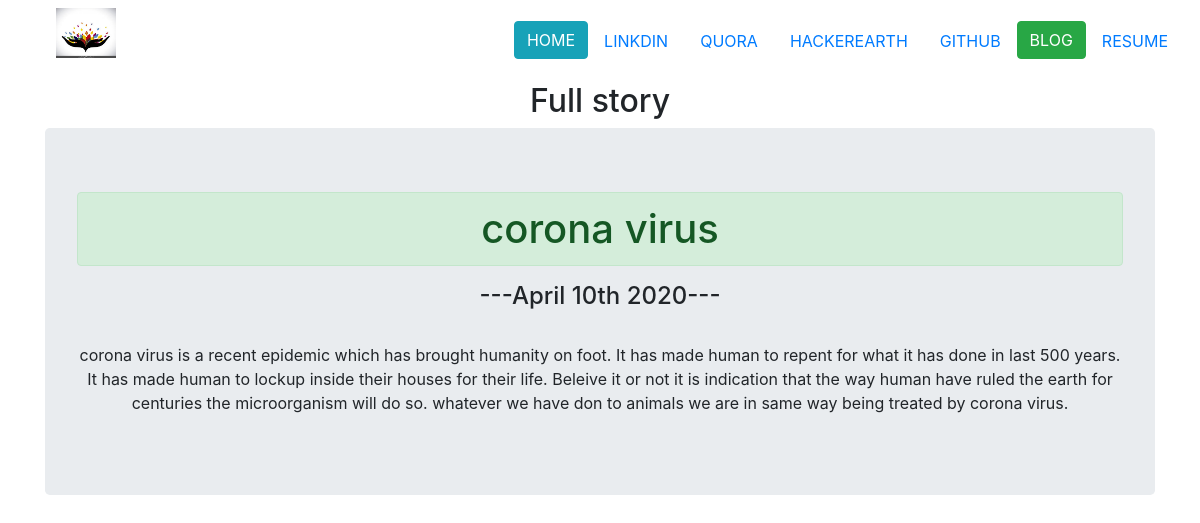
Page /blog/3/ on the committed database.
### blog/models.py (models this page shows, shortened)
class project_blog(models.Model): # this class inherit from model class
		title=models.CharField(max_length=200) #in paranthesis we can specify words in title
		description=models.TextField(max_length=1000)
		date=models.DateField()
		""" , height_field=None, width_field=None, max_length=100 """

### blog/views.py (the view)
# urls.py: path('<int:blog_id>/', views.detail,name='detail'), # irst argument say that if anyone pass a integer a
def detail(request,blog_id): #blog_id is integer that is present after /blog/
	blog=get_object_or_404(project_blog,pk=blog_id) #project_blog is name of class and pk is primary key
	return render(request,'blog/detail.html',{'blog':blog})

### blog/templates/blog/detail.html
{% extends 'portfolia/base.html' %}
{% block content%}
			<h2>Full story</h2>
			<div class="jumbotron text-center">
			<h1 class="alert alert-success">{{blog.title}}</h1>
			<h4>---{{blog.date|date:"F jS Y"}}---</h4>
			<br>
			<p>{{blog.description|safe}}</p>
			</div>
{% endblock %}

### rows in the picture
project_blog: title "corona virus", date "April 10th 2020", description "corona virus is a recent epidemic which has brought humanity on foot. It has made human to repent for what it has done in last 500 years. It has made human to lockup inside their houses for their life. Beleive it or not it is indication that the way human have ruled the earth for centuries the microorganism will do so. whatever we have don to animals we are in same way being treated by corona virus."
